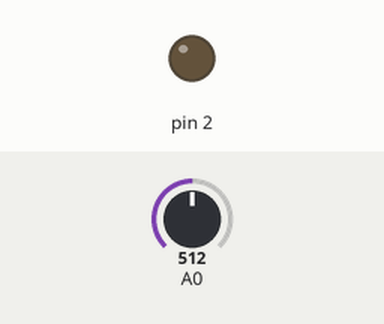
Simulated run of this sketch. Board: Arduino Uno, built with avr-gcc and run on an emulated ATmega328P. Parts: output pins drawn as LEDs (lit = HIGH). The test bench sets the inputs (shaded band); at power-on: A0 = 512. What the sketch prints to the serial monitor is not drawn.

Above: at 1.2 s.
1.3 s: A0 set to 716
Timing chart, 0 to 4.3 s (numbered marks = the images above; inputs shaded):
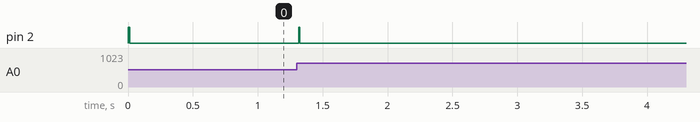

Measured:
- after the input at 1.3 s, pin 2: LOW → HIGH at once, → LOW 0.01 s later

The sketch:

master.ino
```cpp
#include <SoftwareSerial.h>

SoftwareSerial RS485Serial(10, 11); // RX, TX

int byteSend,readA,ref,angulo;

void setup()
{
  Serial.begin(9600);
  pinMode(2, OUTPUT);
  pinMode(A0, INPUT);
  digitalWrite(2,HIGH);
  RS485Serial.begin(9600);

}

void loop()
{

/*
    if (Serial.available()) {
        digitalWrite(2,HIGH);
        RS485Serial.write(Serial.read());
        delay(10);
        digitalWrite(2, LOW);
    }
*/

    readA=analogRead(A0);
    angulo=map(readA,0,1023,0,180);
    if(angulo!=ref){
    Serial.println(angulo);
    digitalWrite(2,HIGH);  // Enable RS485 Transmit
    RS485Serial.write(angulo);          // Send byte to Remote Arduino
    delay(10);
    digitalWrite(2, LOW);  // Disable RS485 Transmit
    ref=angulo;
    }
    delay(100);


}
```
